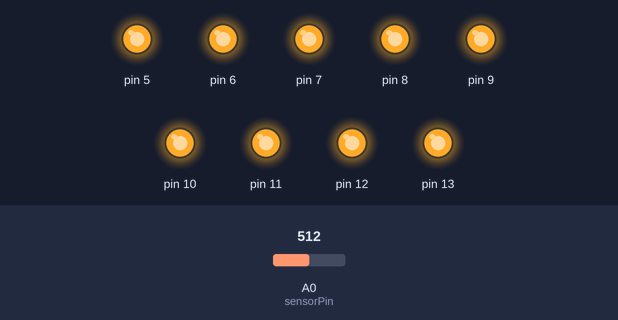
The sketch below on a simulated Arduino Uno, built with avr-gcc and run on an emulated ATmega328P. On the bench: output pins drawn as LEDs (lit = HIGH). The test bench sets the inputs (shaded band); at power-on: A0 (sensorPin) = 512.

Above: at 1.3 s.
1.4 s: A0 (sensorPin) set to 502
4.5 s: A0 (sensorPin) set to 482
At 5.3 s:
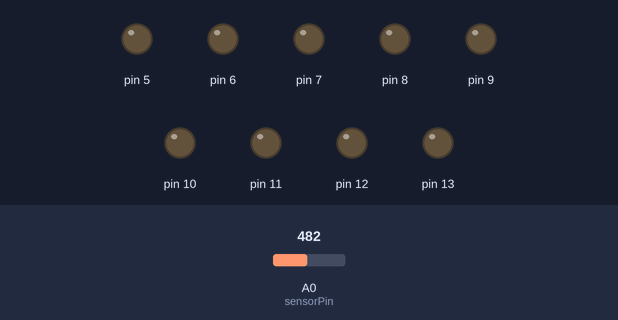
6.0 s: A0 (sensorPin) set to 443
9.1 s: A0 (sensorPin) set to 425
10.6 s: A0 (sensorPin) set to 0
At 11.3 s:
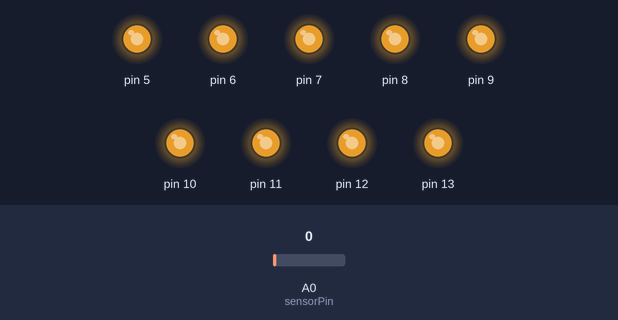
Timing chart, 0 to 13.3 s (numbered marks = the images above; inputs shaded):
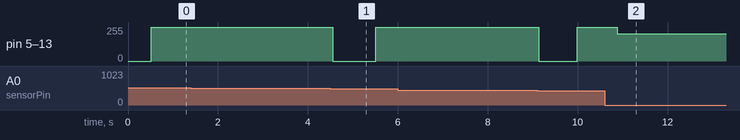

Measured:
- the behaviour switches between 494 and 493 on A0 (sensorPin) (found by bisection; images 0 and 1)
- after the input at 1.4 s, every drawn part: stays the same
- after the input at 6.0 s, every drawn part: stays the same
- after the input at 10.6 s, pin 5–13: 255/255 → 204/255 after 0.28 s

The sketch:

count9.ino
```cpp
/*
  with a 3x3 array of leds, count using the pins like pips on a die
 */

int sensorPin = A0;
int sensorValueA0 = 0;
// 0 to 9, with 000 010 000 representing a dot in middle
// my pin layout
// 13 12 11
// 10  9  8
//  7  6  5
// value matrix
// 256 128  64
//  32  16   8
//   4   2   1
int numPatterns[] = {
  000000000,
  16,
  256 + 1,
  256 + 16 + 1,
  256 + 64 + 4 + 1,

  256 + 64 + 16 + 4 + 1,
  511 - 128 - 16 - 2,
  511 - 128 - 2,
  511 - 16,
  511
};
int currNum = 0;

// the setup routine runs once when you press reset:
void setup() {

  for (int thisPin = 5; thisPin < 14; thisPin++)  {
    pinMode(thisPin, OUTPUT);
  }
}

// the loop routine runs over and over again forever:
void loop() {
  // use the loop to increment through the patterns
  currNum = currNum + 1;
  if (currNum > 9) {
    currNum = 0;
  }

  int mask = 0011;
  for (int thisPin = 5; thisPin < 14; thisPin++)  {
    int pinval = LOW;
    if (numPatterns[currNum] & mask) pinval = HIGH;
    digitalWrite(thisPin, pinval );
    mask << 1;
  }
  sensorValueA0 = analogRead(sensorPin);
  delay(sensorValueA0); // make this read an analog pin for value
}
```
